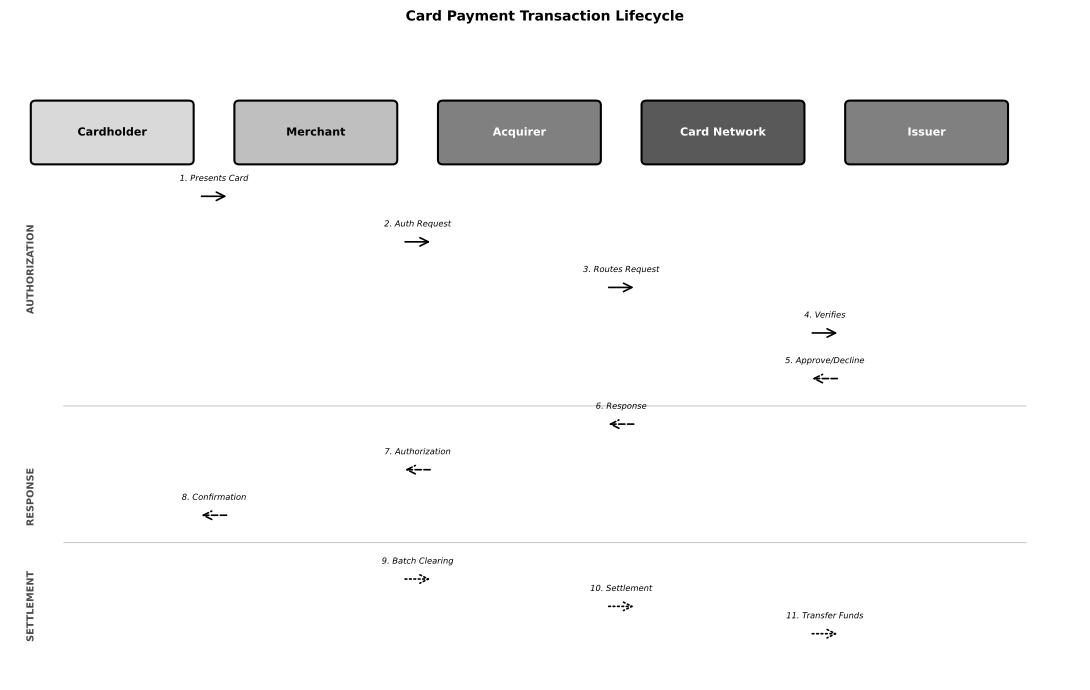

Source code (Python):
"""
Card Payment Flow Diagram
Visualizes the lifecycle of a card payment transaction
"""

import matplotlib.pyplot as plt
import matplotlib.patches as mpatches
from matplotlib.patches import FancyBboxPatch, FancyArrowPatch
from pathlib import Path

# Chart metadata for QuantLet branding
CHART_METADATA = {
    'title': 'Card Payment Flow Diagram',
    'url': 'https://github.com/Digital-AI-Finance/BSc-DigitalFinance/tree/main/charts/module_01_fintech/payment_flow'
}

def create_payment_flow_diagram():
    """Create a diagram showing card payment lifecycle"""

    fig, ax = plt.subplots(figsize=(11, 7))

    # Define actors and their positions
    actors = {
        'Cardholder': (0.5, 5.5),
        'Merchant': (2.5, 5.5),
        'Acquirer': (4.5, 5.5),
        'Card Network': (6.5, 5.5),
        'Issuer': (8.5, 5.5)
    }

    # Draw actor boxes
    box_width = 1.5
    box_height = 0.6
    for actor, (x, y) in actors.items():
        # Determine shading
        if actor == 'Cardholder':
            color = '0.85'
        elif actor == 'Merchant':
            color = '0.75'
        elif actor in ['Acquirer', 'Issuer']:
            color = '0.5'
        else:
            color = '0.35'

        box = FancyBboxPatch((x - box_width/2, y - box_height/2),
                             box_width, box_height,
                             boxstyle="round,pad=0.05",
                             facecolor=color, edgecolor='black',
                             linewidth=1.5)
        ax.add_patch(box)

        text_color = 'white' if color in ['0.35', '0.5'] else 'black'
        ax.text(x, y, actor, ha='center', va='center',
                fontsize=8, fontweight='bold', color=text_color)

    # Define payment flow steps
    steps = [
        # Step 1: Authorization Request
        {'from': 'Cardholder', 'to': 'Merchant', 'y': 4.8, 'label': '1. Presents Card', 'style': '-'},
        {'from': 'Merchant', 'to': 'Acquirer', 'y': 4.3, 'label': '2. Auth Request', 'style': '-'},
        {'from': 'Acquirer', 'to': 'Card Network', 'y': 3.8, 'label': '3. Routes Request', 'style': '-'},
        {'from': 'Card Network', 'to': 'Issuer', 'y': 3.3, 'label': '4. Verifies', 'style': '-'},

        # Step 2: Authorization Response
        {'from': 'Issuer', 'to': 'Card Network', 'y': 2.8, 'label': '5. Approve/Decline', 'style': '--'},
        {'from': 'Card Network', 'to': 'Acquirer', 'y': 2.3, 'label': '6. Response', 'style': '--'},
        {'from': 'Acquirer', 'to': 'Merchant', 'y': 1.8, 'label': '7. Authorization', 'style': '--'},
        {'from': 'Merchant', 'to': 'Cardholder', 'y': 1.3, 'label': '8. Confirmation', 'style': '--'},

        # Step 3: Clearing & Settlement
        {'from': 'Merchant', 'to': 'Acquirer', 'y': 0.6, 'label': '9. Batch Clearing', 'style': ':'},
        {'from': 'Acquirer', 'to': 'Card Network', 'y': 0.3, 'label': '10. Settlement', 'style': ':'},
        {'from': 'Card Network', 'to': 'Issuer', 'y': 0.0, 'label': '11. Transfer Funds', 'style': ':'},
    ]

    # Draw flow arrows
    for step in steps:
        from_x = actors[step['from']][0]
        to_x = actors[step['to']][0]
        y = step['y']

        # Determine arrow direction
        if from_x < to_x:
            arrow_start = from_x + box_width/2 + 0.1
            arrow_end = to_x - box_width/2 - 0.1
        else:
            arrow_start = from_x - box_width/2 - 0.1
            arrow_end = to_x + box_width/2 + 0.1

        # Draw arrow
        arrow = FancyArrowPatch((arrow_start, y), (arrow_end, y),
                               arrowstyle='->', mutation_scale=15,
                               linestyle=step['style'], linewidth=1.2,
                               color='black', zorder=2)
        ax.add_patch(arrow)

        # Add label
        label_x = (arrow_start + arrow_end) / 2
        label_y = y + 0.15
        ax.text(label_x, label_y, step['label'], ha='center', va='bottom',
                fontsize=6, style='italic')

    # Add phase labels on the left
    ax.text(-0.3, 4.0, 'AUTHORIZATION', rotation=90, ha='center', va='center',
            fontsize=7, fontweight='bold', color='0.3')
    ax.text(-0.3, 1.5, 'RESPONSE', rotation=90, ha='center', va='center',
            fontsize=7, fontweight='bold', color='0.3')
    ax.text(-0.3, 0.3, 'SETTLEMENT', rotation=90, ha='center', va='center',
            fontsize=7, fontweight='bold', color='0.3')

    # Add horizontal dividers
    ax.axhline(y=1.0, xmin=0.05, xmax=0.95, color='0.6', linewidth=0.8, linestyle='-', alpha=0.5)
    ax.axhline(y=2.5, xmin=0.05, xmax=0.95, color='0.6', linewidth=0.8, linestyle='-', alpha=0.5)

    # Set axis properties
    ax.set_xlim(-0.5, 10)
    ax.set_ylim(-0.5, 6.5)
    ax.axis('off')

    plt.title('Card Payment Transaction Lifecycle', fontsize=10, fontweight='bold', pad=15)

    plt.tight_layout()

    # Save output
    output_path = Path(__file__).parent / 'payment_flow_diagram.pdf'
    plt.savefig(output_path, dpi=300, bbox_inches='tight', format='pdf')
    print(f"Chart saved to: {output_path}")

    plt.close()

if __name__ == '__main__':
    create_payment_flow_diagram()
